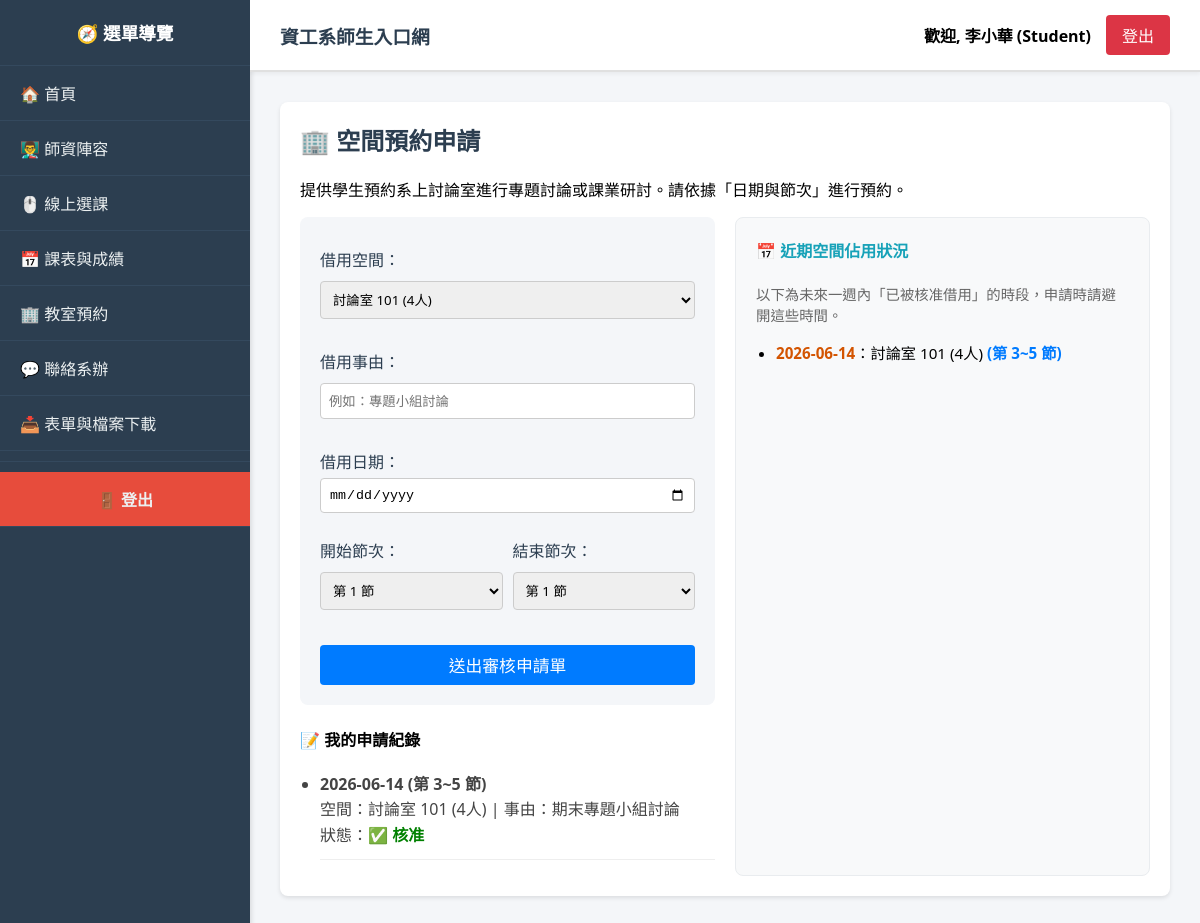
Page /index.php?page=reservation (signed in) on the earlier database version.
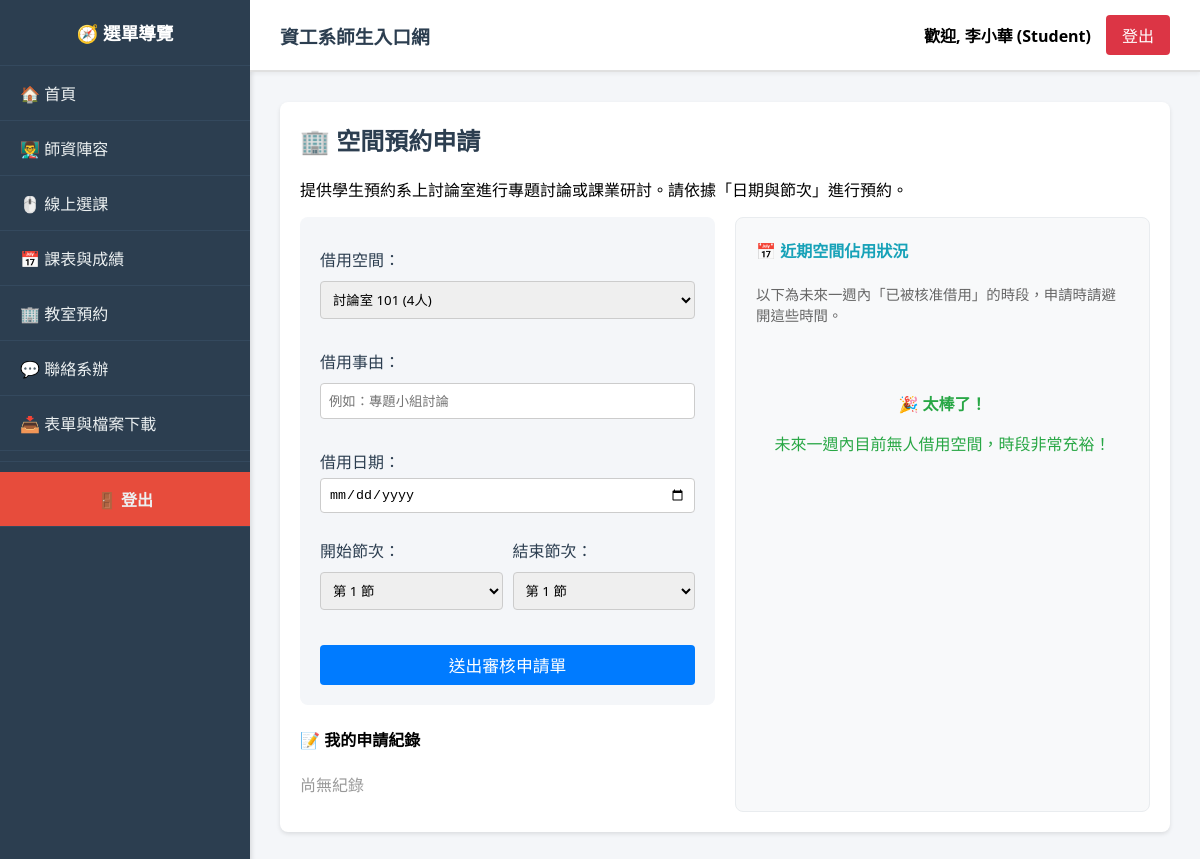
Same page on the later database version.
### tables this page shows
CREATE TABLE Reservations (
    reservation_id INT AUTO_INCREMENT PRIMARY KEY,
    student_id VARCHAR(20) NOT NULL,
    room_name VARCHAR(50) NOT NULL,
    purpose TEXT NOT NULL,
    reserve_date DATE NOT NULL COMMENT '借用日期',
    start_period INT NOT NULL COMMENT '開始節次 (1-14)',
    end_period INT NOT NULL COMMENT '結束節次 (1-14)',
    status ENUM('Pending', 'Approved', 'Rejected') DEFAULT 'Pending',
    reject_reason TEXT DEFAULT NULL,
    FOREIGN KEY (student_id) REFERENCES Students(student_id) ON DELETE CASCADE
);

### modules/student/reservation.php (the view, shortened to what the changed rows need)
<div class="card">
    <h2>🏢 空間預約申請</h2>
    <?php
    if(!isset($_SESSION['student_id'])) {
        echo "<p style='color:red;'>請先登入學生帳號</p>";
    } else {
        $student_id = $_SESSION['student_id'];
        echo "<div style='display: grid; grid-template-columns: 1fr 1fr; gap: 20px;'>";
        echo "<div>";
        echo "<form method='POST' style='background:#f4f6f9; padding:20px; border-radius:8px; margin-bottom:20px;'>";
        echo "<div style='margin-bottom:15px;'><label style='display:block; margin-bottom:5px;'>借用空間：</label><select name='room_name' required style='width:100%; padding:8px; border:1px solid #ccc; border-radius:4px;'>";
        echo "</select></div>";
        echo "<div style='margin-bottom:15px;'><label style='display:block; margin-bottom:5px;'>借用事由：</label><input type='text' name='purpose' placeholder='例如：專題小組討論' required style='width:100%; padding:8px; border:1px solid #ccc; border-radius:4px; box-sizing:border-box;'></div>";
        echo "<div style='margin-bottom:15px;'><label style='display:block; margin-bottom:5px;'>借用日期：</label><input type='date' name='reserve_date' min='" . date('Y-m-d') . "' required style='width:100%; padding:8px; border:1px solid #ccc; border-radius:4px; box-sizing:border-box;'></div>";
        echo "<div style='display:flex; gap:10px; margin-bottom:20px;'>";
        echo "</div>";
        echo "<button type='submit' name='submit_reservation' class='btn' style='background:#007bff; width:100%; font-size:1.05em;'>送出審核申請單</button>";
        echo "</form>";
        echo "<h4>📝 我的申請紀錄</h4>";
        $my_reqs = $conn->prepare("SELECT * FROM Reservations WHERE student_id = ? ORDER BY reserve_date DESC, start_period DESC");
        $my_reqs->bind_param("s", $student_id);
        $my_reqs->execute();
        $res = $my_reqs->get_result();
        if($res->num_rows > 0) {
            echo "<ul style='padding-left:20px; line-height:1.6; color:#444;'>";
            while($req = $res->fetch_assoc()) {
                $status_color = $req['status'] == 'Approved' ? 'green' : ($req['status'] == 'Rejected' ? 'red' : '#ffc107');
                $status_text = $req['status'] == 'Approved' ? '✅ 核准' : ($req['status'] == 'Rejected' ? '❌ 駁回' : '⏳ 審核中');
                $reject_msg = $req['status'] == 'Rejected' && $req['reject_reason'] ? " <br><span style='color:red; font-size:0.9em;'>(理由: {$req['reject_reason']})</span>" : "";
                echo "<li style='margin-bottom:10px; border-bottom:1px solid #eee; padding-bottom:10px;'>";
                echo "<strong>" . htmlspecialchars($req['reserve_date']) . " (第 {$req['start_period']}~{$req['end_period']} 節)</strong><br>";
                echo "空間：" . htmlspecialchars($req['room_name']) . " | 事由：" . htmlspecialchars($req['purpose']) . "<br>";
                echo "狀態：<strong style='color:$status_color;'>$status_text</strong> $reject_msg";
                echo "</li>";
            }
            echo "</ul>";
        } else {
            echo "<p style='color:#999;'>尚無紀錄</p>";
        }
        echo "</div>";
        echo "<div style='background:#f8f9fa; padding:20px; border-radius:8px; border:1px solid #e9ecef;'>";
        $occupied = $conn->query("SELECT room_name, reserve_date, start_period, end_period FROM Reservations WHERE reserve_date >= CURDATE() AND reserve_date <= DATE_ADD(CURDATE(), INTERVAL 7 DAY) AND status = 'Approved' ORDER BY reserve_date ASC, start_period ASC");
        if($occupied->num_rows > 0) {
            echo "<ul style='padding-left:20px; line-height:1.8; font-size:0.95em;'>";
            while($occ = $occupied->fetch_assoc()) {
                echo "<li><strong style='color:#d35400;'>" . htmlspecialchars($occ['reserve_date']) . "</strong>：";
                echo htmlspecialchars($occ['room_name']) . " <span style='color:#007bff; font-weight:bold;'>(第 {$occ['start_period']}~{$occ['end_period']} 節)</span></li>";
            }
            echo "</ul>";
        } else {
            echo "<div style='text-align:center; padding:30px 0;'>";
            echo "<h4 style='color:#28a745; margin-bottom:5px;'>🎉 太棒了！</h4>";
            echo "<p style='color:#28a745;'>未來一週內目前無人借用空間，時段非常充裕！</p>";
            echo "</div>";
        }
        echo "</div>";
        echo "</div>";
    }
    ?>
</div>

Differences in the rows shown:
removed reservations: reserve_date "2026-06-14", start_period "3", end_period "5", room_name "討論室 101 (4人)", purpose "期末專題小組討論", status "✅ 核准"
Other differences:
text now shown: "尚無紀錄 🎉 太棒了！ 未來一週內目前無人借用空間，時段非常充裕！"
